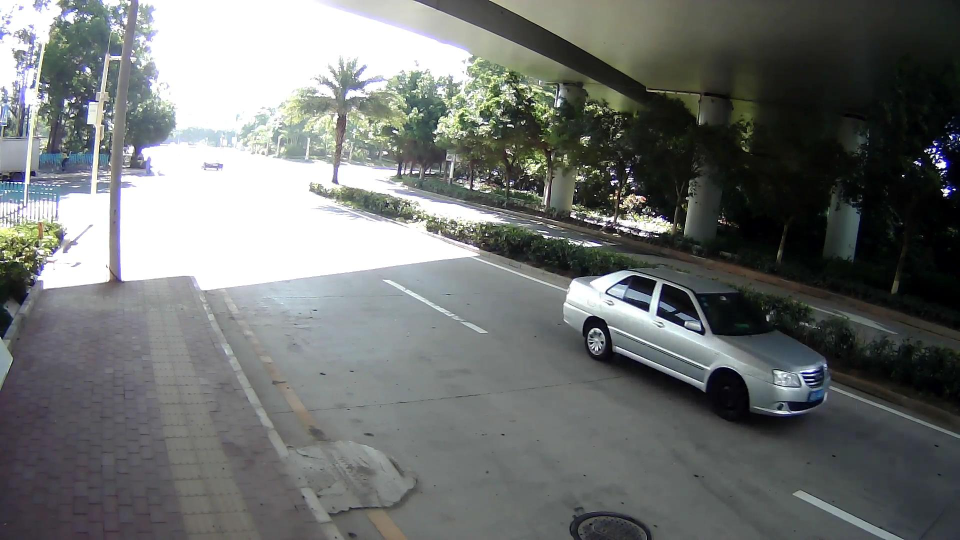
%> input picture realworld/1.jpg, 1920 x 1080 px (shown at 1/2 size)
$ octave drawBestFigure.m   (GNU Octave 9; MATLAB toolbox functions it lacks are replaced by stand-ins)
%> lines starting %> are read from the running program, lines starting %| are printed output that depends on the picture
### utils/drawFrame.m
function drawFrame(mean_shape_x, mean_shape_y, linewidth)

    wheel_color  = [255 215 0]/255.0;     % yellow
    light_color  = [255 106 106]/255.0;   % red
    window_color = [192 255 62]/255.0;    % green

    alpha = 0.2;
    wheel_face_color = [1,1,0];%[255 236 139]/255;
    light_face_color = [1,0,0];%[255 160 122]/255;
    window_face_color = [0,1,0];%[193 255 193]/255;

    % draw wheels' lines
    line(mean_shape_x(1:2), mean_shape_y(1:2), 'linewidth', linewidth, 'color', wheel_color)
    line(mean_shape_x(3:4), mean_shape_y(3:4), 'linewidth', linewidth, 'color', wheel_color)
    line([mean_shape_x(2), mean_shape_x(4)], [mean_shape_y(2), mean_shape_y(4)], 'linewidth', linewidth, 'color', wheel_color)
    line([mean_shape_x(1), mean_shape_x(3)], [mean_shape_y(1), mean_shape_y(3)], 'linewidth', linewidth, 'color', wheel_color)
    points = [mean_shape_x(1:4); mean_shape_y(1:4)]';
    drawCarPlane(points, wheel_face_color, wheel_color, alpha, true);
    % draw lowers' lines
    line([mean_shape_x(1), mean_shape_x(9)], [mean_shape_y(1), mean_shape_y(9)], 'linewidth', linewidth, 'color', 'c')
    line([mean_shape_x(2), mean_shape_x(12)], [mean_shape_y(2), mean_shape_y(12)], 'linewidth', linewidth, 'color', 'c')
    line([mean_shape_x(3), mean_shape_x(10)], [mean_shape_y(3), mean_shape_y(10)], 'linewidth', linewidth, 'color', 'c')
    line([mean_shape_x(4), mean_shape_x(11)], [mean_shape_y(4), mean_shape_y(11)], 'linewidth', linewidth, 'color', 'c')
    % draw lights' lines
    line(mean_shape_x(9:10), mean_shape_y(9:10), 'linewidth', linewidth, 'color', light_color)
    line(mean_shape_x(11:12), mean_shape_y(11:12), 'linewidth', linewidth, 'color', light_color)
    line([mean_shape_x(9), mean_shape_x(12)], [mean_shape_y(9), mean_shape_y(12)], 'linewidth', linewidth, 'color', light_color)
    line([mean_shape_x(10), mean_shape_x(11)], [mean_shape_y(10), mean_shape_y(11)], 'linewidth', linewidth, 'color', light_color)
    points = [mean_shape_x(9:12); mean_shape_y(9:12)]';
    drawCarPlane(points, light_face_color, light_color, alpha, false);
    % draw upers' lines
    line([mean_shape_x(5), mean_shape_x(9)], [mean_shape_y(5), mean_shape_y(9)], 'linewidth', linewidth, 'color', 'c')
    line([mean_shape_x(8), mean_shape_x(12)], [mean_shape_y(8), mean_shape_y(12)], 'linewidth', linewidth, 'color', 'c')
    line([mean_shape_x(6), mean_shape_x(10)], [mean_shape_y(6), mean_shape_y(10)], 'linewidth', linewidth, 'color', 'c')
    line([mean_shape_x(7), mean_shape_x(11)], [mean_shape_y(7), mean_shape_y(11)], 'linewidth', linewidth, 'color', 'c')
    % draw windows' lines
    line(mean_shape_x(5:6), mean_shape_y(5:6), 'linewidth', linewidth, 'color', window_color)
    line(mean_shape_x(7:8), mean_shape_y(7:8), 'linewidth', linewidth, 'color', window_color)
    line([mean_shape_x(5), mean_shape_x(8)], [mean_shape_y(5), mean_shape_y(8)], 'linewidth', linewidth, 'color', window_color)
    line([mean_shape_x(6), mean_shape_x(7)], [mean_shape_y(6), mean_shape_y(7)], 'linewidth', linewidth, 'color', window_color)
    points = [mean_shape_x(5:8); mean_shape_y(5:8)]';
    drawCarPlane(points, window_face_color, window_color, alpha, false);
    hold on
end

### utils/drawCarPlane.m
function drawCarPlane(points, face_color, edge_color, alpha, wheel)
    hold on
    S.Vertices = points;
    if wheel
        S.Faces = [1,3,4,2];
    else
        S.Faces = [1,2,3,4];
    end
    S.FaceColor = face_color;
    S.EdgeColor = edge_color;
    h = patch(S);
    set(h,'FaceAlpha', alpha,'HitTest', 'off');
    hold on;
end

### other_tools/paper_figures/drawBestFigure.m
close all; clc; clear all

original_size = 500;

img_to_be_shown{1} = imread('../../realworld/1.jpg');
img_to_be_shown{2} = imread('../../realworld/2.jpg');
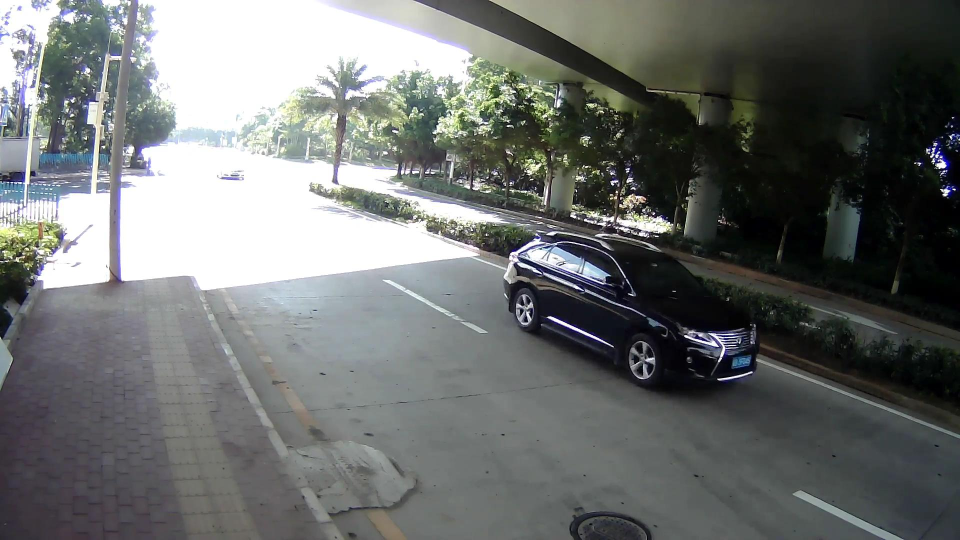
%> input picture realworld/2.jpg, 1920 x 1080 px (shown at 1/2 size)

c = [0,114,189]/255;
s = [1920, 1080]/4;
% left camera
load 'model_2D_car1_left.mat'
figure('position',[0,0,s(1),s(2)]);
subplot('position',[0,0,1,1]); imshow(img_to_be_shown{1}); hold on;
% draw points and lines
drawFrame(model_2D_1(1,:), model_2D_1(2,:), 2);
plot(model_2D_1(1,:), model_2D_1(2,:), '.', 'markersize', 15);
load 'model_2D_car2_left.mat'
drawFrame(model_2D_1(1,:), model_2D_1(2,:), 2);
plot(model_2D_1(1,:), model_2D_1(2,:), '.', 'markersize', 15, 'color', c);
load 'model_2D_car3_left.mat'
drawFrame(model_2D_1(1,:), model_2D_1(2,:), 2);
plot(model_2D_1(1,:), model_2D_1(2,:), '.', 'markersize', 15, 'color', c);
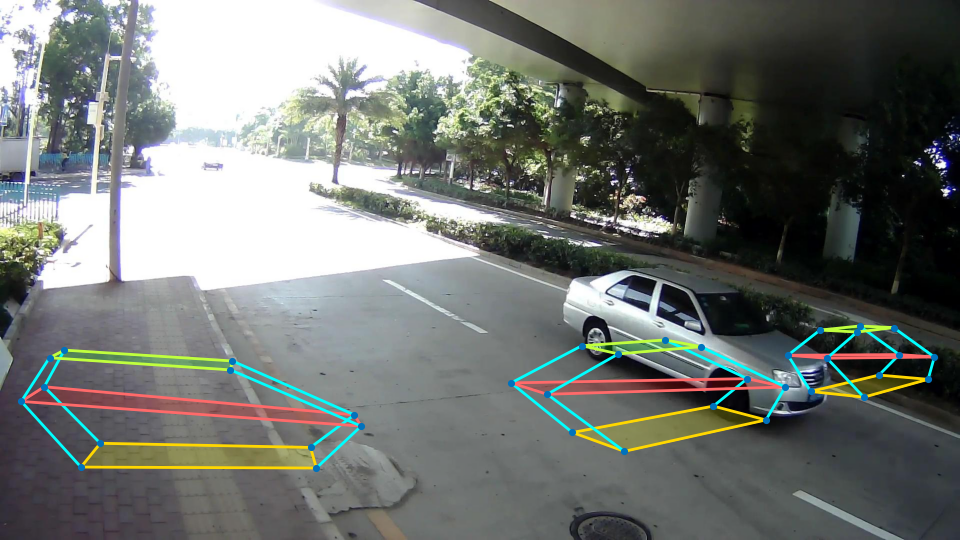
%> figure redrawn from the program's plot data; shown at 1/2 size


load 'model_2D_car1_right.mat'
figure('position',[0,0,s(1),s(2)]);
subplot('position',[0,0,1,1]); imshow(img_to_be_shown{2}); hold on;
drawFrame(model_2D_2(1,:), model_2D_2(2,:), 2);
plot(model_2D_2(1,:), model_2D_2(2,:), '.', 'markersize', 15);
load 'model_2D_car2_right.mat'
drawFrame(model_2D_2(1,:), model_2D_2(2,:), 2);
plot(model_2D_2(1,:), model_2D_2(2,:), '.', 'markersize', 15, 'color', c);
load 'model_2D_car3_right.mat'
drawFrame(model_2D_2(1,:), model_2D_2(2,:), 2);
plot(model_2D_2(1,:), model_2D_2(2,:), '.', 'markersize', 15, 'color', c);
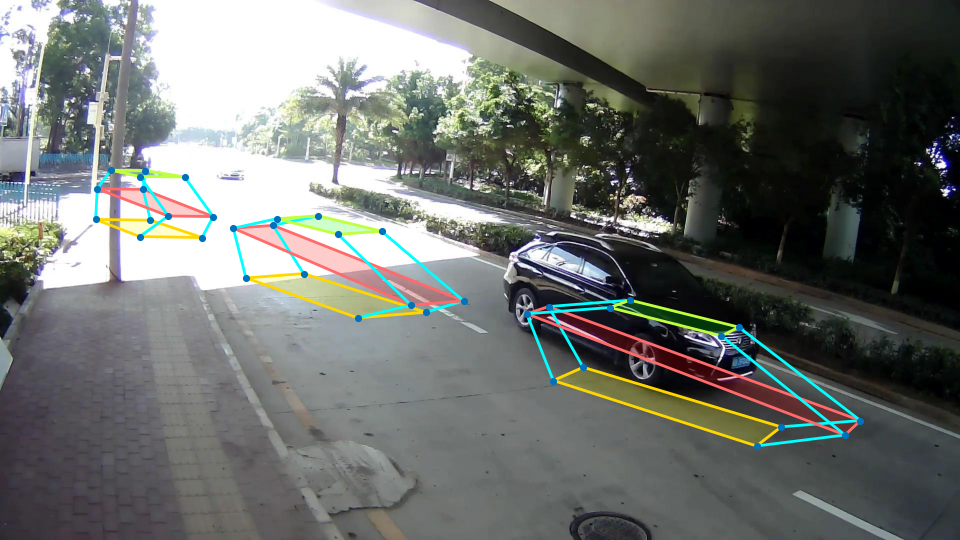
%> figure redrawn from the program's plot data; shown at 1/2 size
